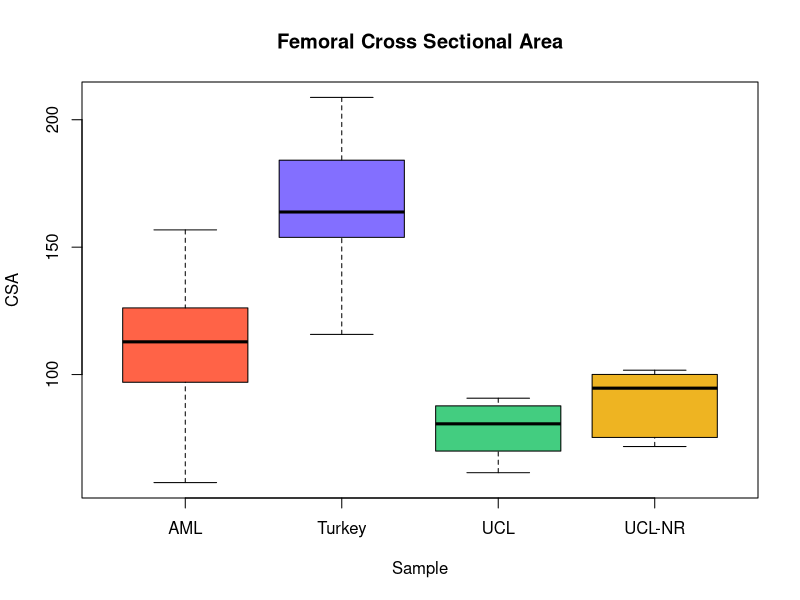
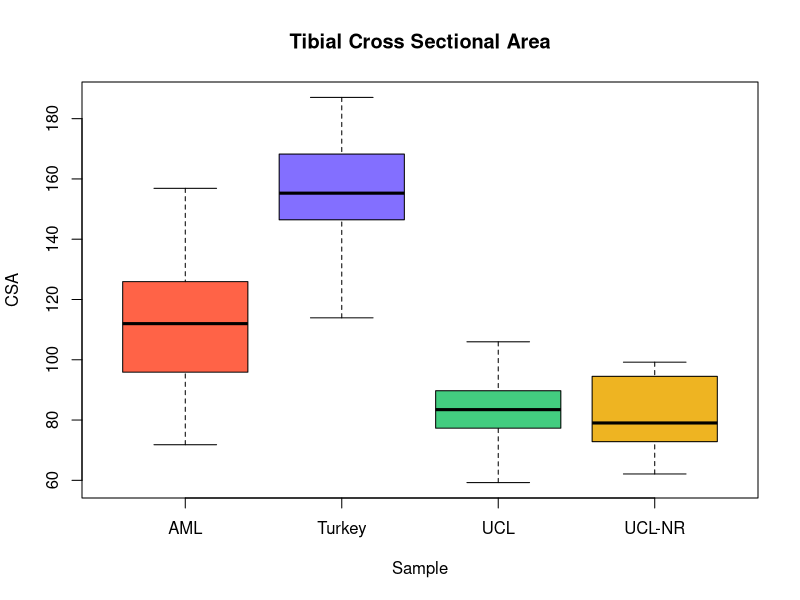
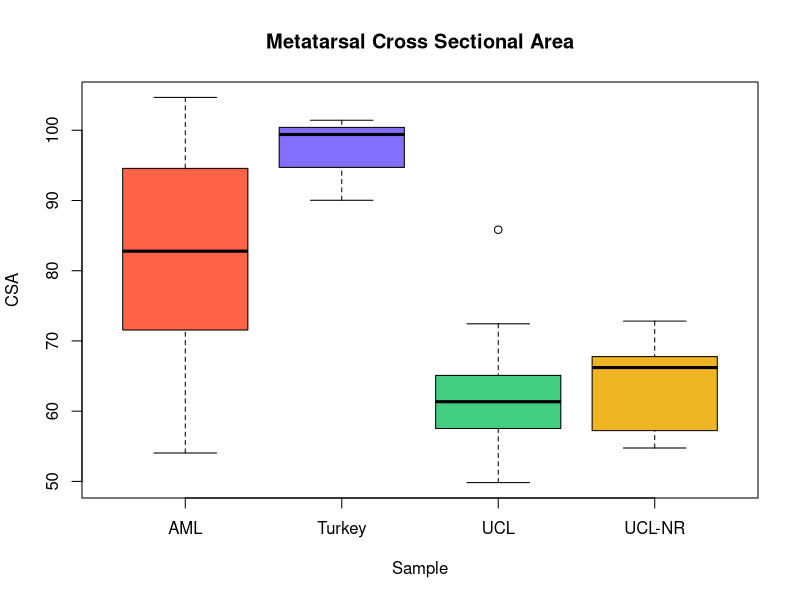
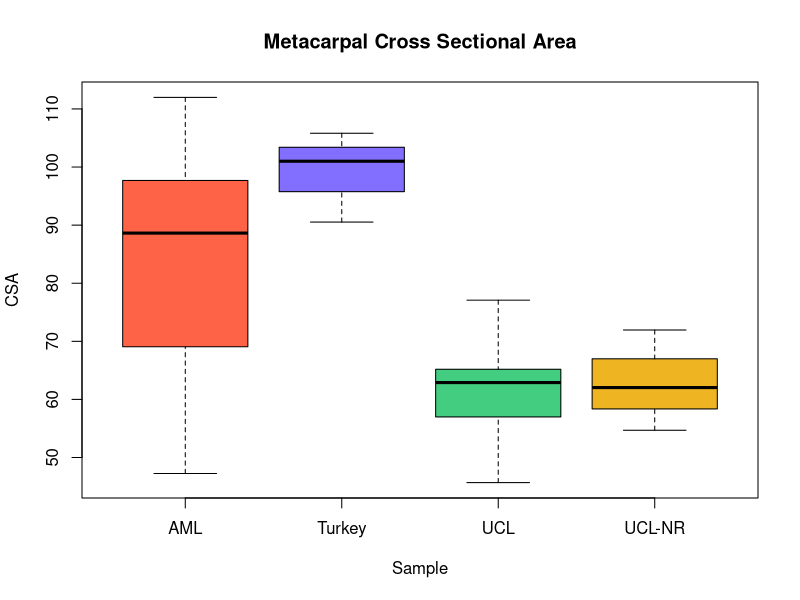
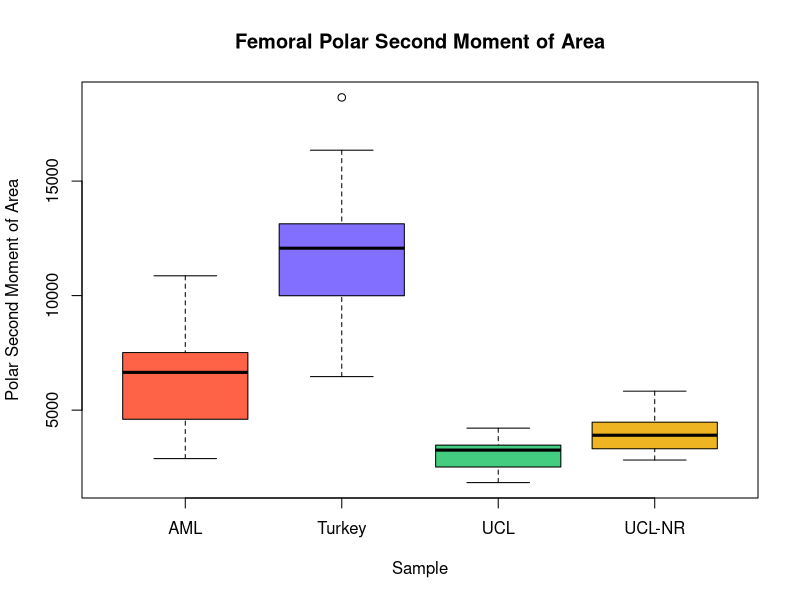
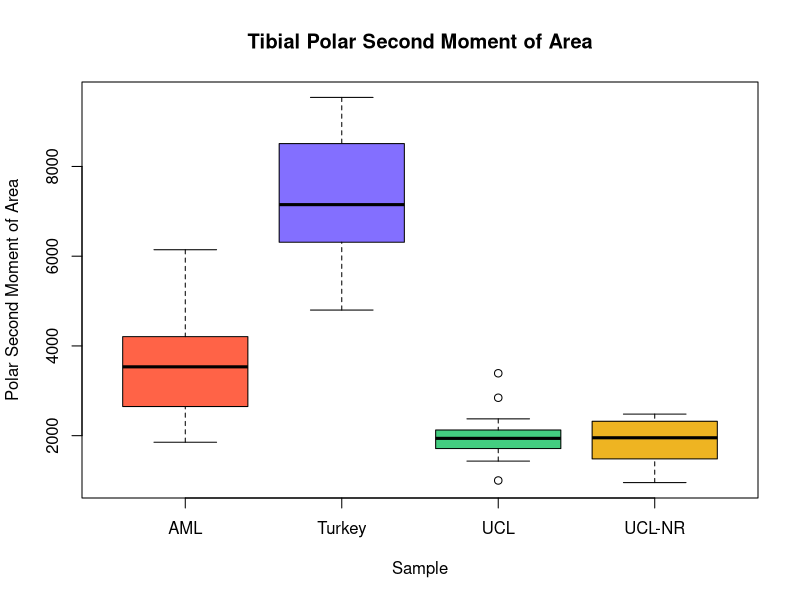
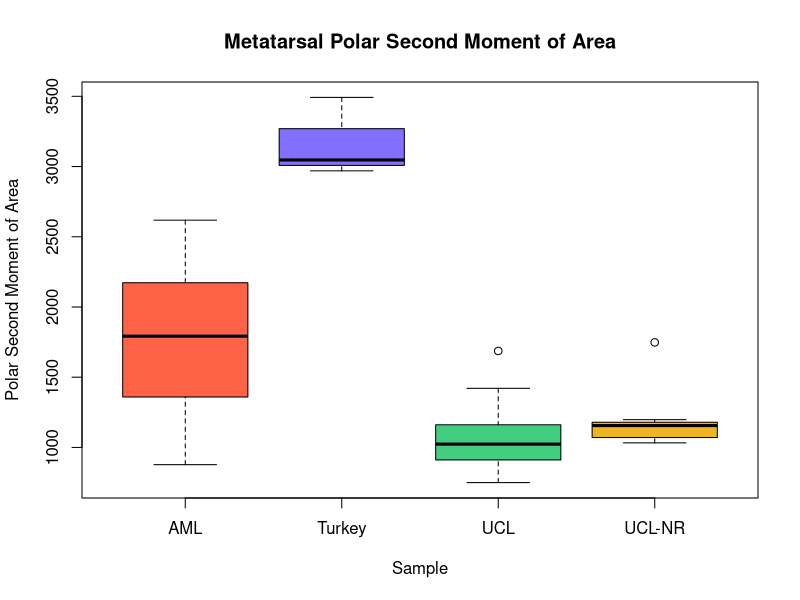
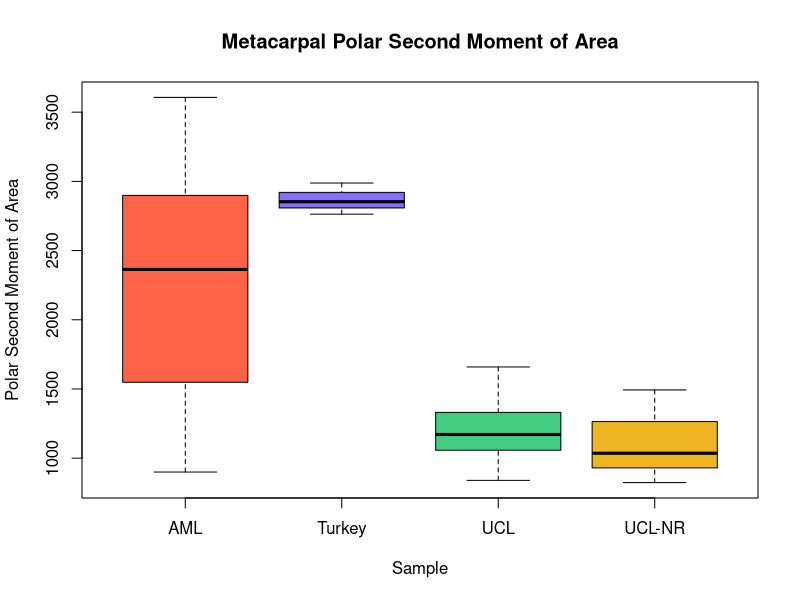

Source code (R) for these figures, in order:
library(tidyverse)

#getting data into r
femur<-read.csv(file="Femur.csv", sep=",",header=T)
tibia<-read.csv(file="Tibia.csv",sep=",",header=T)
Metatarsal<-read.csv(file="Metatarsal.csv",sep=",",header=T)
Metacarpal<-read.csv(file="Metacarpal.csv",sep=",",header=T)

#creating color vector
colors<-c("tomato1","slateblue1","seagreen3","goldenrod2")

#CSA boxplots
boxplot(femur$CSA~femur$Sample, xlab="Sample", ylab="CSA", main="Femoral Cross Sectional Area", col=colors)
boxplot(tibia$CSA~tibia$Sample, xlab="Sample", ylab="CSA", main="Tibial Cross Sectional Area", col=colors)
boxplot(Metatarsal$CSA~Metatarsal$Sample, xlab="Sample", ylab="CSA", main="Metatarsal Cross Sectional Area", col=colors)
boxplot(Metacarpal$CSA~Metacarpal$Sample, xlab="Sample", ylab="CSA", main="Metacarpal Cross Sectional Area", col=colors)

#J boxplots
boxplot(femur$J~femur$Sample, xlab="Sample", ylab="Polar Second Moment of Area", main="Femoral Polar Second Moment of Area", col=colors)
boxplot(tibia$J~tibia$Sample, xlab="Sample", ylab="Polar Second Moment of Area", main="Tibial Polar Second Moment of Area", col=colors)
boxplot(Metatarsal$J~Metatarsal$Sample, xlab="Sample", ylab="Polar Second Moment of Area", main="Metatarsal Polar Second Moment of Area", col=colors)
boxplot(Metacarpal$J~Metacarpal$Sample, xlab="Sample", ylab="Polar Second Moment of Area", main="Metacarpal Polar Second Moment of Area", col=colors)

#Zpol boxplots
boxplot(femur$Zpol~femur$Sample, xlab="Sample", ylab="Polar Section Modulus", main="Femoral Polar Section Modulus", col=colors)
boxplot(tibia$Zpol~tibia$Sample, xlab="Sample", ylab="Polar Section Modulus", main="Tibial Polar Section Modulus", col=colors)
boxplot(Metatarsal$Zpol~Metatarsal$Sample, xlab="Sample", ylab="Polar Section Modulus", main="Metatarsal Polar Section Modulus", col=colors)
boxplot(Metacarpal$Zpol~Metacarpal$Sample, xlab="Sample", ylab="Polar Section Modulus", main="Metacarpal Polar Section Modulus", col=colors)

#Imin/Imax boxplots
boxplot(femur$Ratio~femur$Sample, xlab="Sample", ylab="Principle Moment of Area", main="Femoral Principle Moment of Area", col=colors)
boxplot(tibia$Ratio~tibia$Sample, xlab="Sample", ylab="Principle Moment of Area", main="Tibial Principle Moment of Area", col=colors)
boxplot(Metatarsal$Ratio~Metatarsal$Sample, xlab="Sample", ylab="Principle Moment of Area", main="Metatarsal Principle Moment of Area", col=colors)
boxplot(Metacarpal$Ratio~Metacarpal$Sample, xlab="Sample", ylab="Principle Moment of Area", main="Metacarpal Principle Moment of Area", col=colors)
